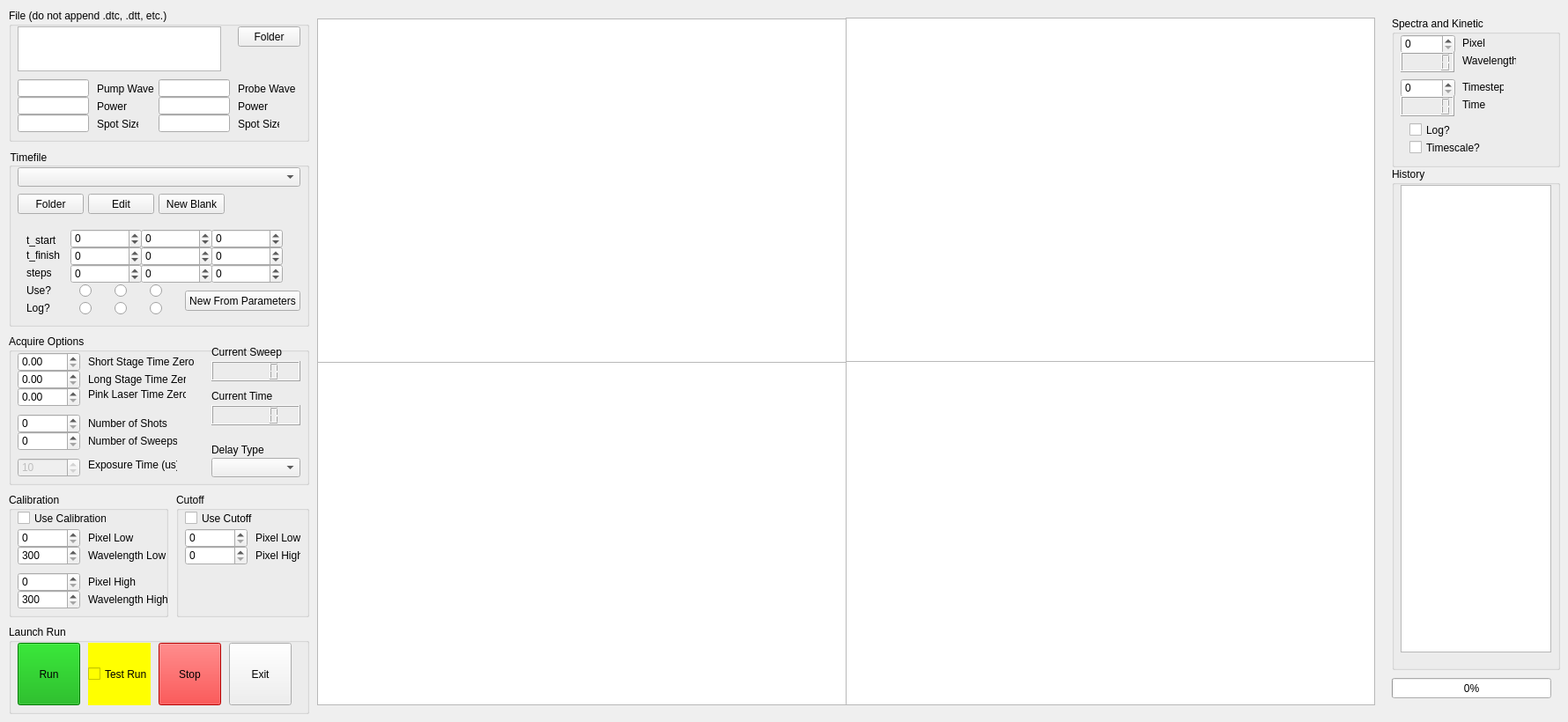
    <widget class="QWidget" name="acquire_tab">
     <attribute name="title">
      <string>Acquisition</string>
     </attribute>
     <widget class="QGroupBox" name="timefile_box">
      <property name="geometry">
       <rect>
        <x>10</x>
        <y>170</y>
        <width>341</width>
        <height>201</height>
       </rect>
      </property>
      <property name="styleSheet">
       <string notr="true">alternate-background-color: rgb(115, 115, 115);</string>
      </property>
      <property name="title">
       <string>Timefile</string>
      </property>
      <widget class="QComboBox" name="timefile_list">
       <property name="geometry">
        <rect>
         <x>10</x>
         <y>20</y>
         <width>321</width>
         <height>22</height>
        </rect>
       </property>
      </widget>
      <widget class="QPushButton" name="timefile_folder_btn">
       <property name="geometry">
        <rect>
         <x>10</x>
         <y>50</y>
         <width>75</width>
         <height>23</height>
        </rect>
       </property>
       <property name="text">
        <string>Folder</string>
       </property>
      </widget>
      <widget class="QPushButton" name="timefile_edit_btn">
       <property name="geometry">
        <rect>
         <x>90</x>
         <y>50</y>
         <width>75</width>
         <height>23</height>
        </rect>
       </property>
       <property name="text">
        <string>Edit</string>
       </property>
      </widget>
      <widget class="QPushButton" name="timefile_new_blank_btn">
       <property name="geometry">
        <rect>
         <x>170</x>
         <y>50</y>
         <width>75</width>
         <height>23</height>
        </rect>
       </property>
       <property name="text">
        <string>New Blank</string>
       </property>
      </widget>
      <widget class="QSpinBox" name="timefile_t1_min">
       <property name="geometry">
        <rect>
         <x>70</x>
         <y>90</y>
         <width>81</width>
         <height>22</height>
        </rect>
       </property>
       <property name="minimum">
        <number>-1000001</number>
       </property>
       <property name="maximum">
        <number>1000000</number>
       </property>
      </widget>
      <widget class="QSpinBox" name="timefile_t1_max">
       <property name="geometry">
        <rect>
         <x>70</x>
         <y>110</y>
         <width>81</width>
         <height>22</height>
        </rect>
       </property>
       <property name="minimum">
        <number>-1000000</number>
       </property>
       <property name="maximum">
        <number>1000000</number>
       </property>
      </widget>
      <widget class="QSpinBox" name="timefile_t2_max">
       <property name="geometry">
        <rect>
         <x>150</x>
         <y>110</y>
         <width>81</width>
         <height>22</height>
        </rect>
       </property>
       <property name="minimum">
        <number>-1000000</number>
       </property>
       <property name="maximum">
        <number>1000000</number>
       </property>
      </widget>
      <widget class="QSpinBox" name="timefile_t2_min">
       <property name="geometry">
        <rect>
         <x>150</x>
         <y>90</y>
         <width>81</width>
         <height>22</height>
        </rect>
       </property>
       <property name="minimum">
        <number>-1000000</number>
       </property>
       <property name="maximum">
        <number>1000000</number>
       </property>
      </widget>
      <widget class="QSpinBox" name="timefile_t3_min">
       <property name="geometry">
        <rect>
         <x>230</x>
         <y>90</y>
         <width>81</width>
         <height>22</height>
        </rect>
       </property>
       <property name="minimum">
        <number>-1000000</number>
       </property>
       <property name="maximum">
        <number>1000000</number>
       </property>
      </widget>
      <widget class="QSpinBox" name="timefile_t3_max">
       <property name="geometry">
        <rect>
         <x>230</x>
         <y>110</y>
         <width>81</width>
         <height>22</height>
        </rect>
       </property>
       <property name="minimum">
        <number>-1000000</number>
       </property>
       <property name="maximum">
        <number>1000000</number>
       </property>
      </widget>
      <widget class="QRadioButton" name="timefile_uset1">
       <property name="geometry">
        <rect>
         <x>80</x>
         <y>150</y>
         <width>16</width>
         <height>21</height>
        </rect>
       </property>
       <property name="text">
        <string/>
       </property>
       <property name="autoExclusive">
        <bool>false</bool>
       </property>
      </widget>
      <widget class="QRadioButton" name="timefile_logt1">
       <property name="geometry">
        <rect>
         <x>80</x>
         <y>170</y>
         <width>16</width>
         <height>21</height>
        </rect>
       </property>
       <property name="text">
        <string/>
       </property>
       <property name="autoExclusive">
        <bool>false</bool>
       </property>
      </widget>
      <widget class="QRadioButton" name="timefile_uset2">
       <property name="geometry">
        <rect>
         <x>120</x>
         <y>150</y>
         <width>16</width>
         <height>21</height>
        </rect>
       </property>
       <property name="text">
        <string/>
       </property>
       <property name="autoExclusive">
        <bool>false</bool>
       </property>
      </widget>
      <widget class="QRadioButton" name="timefile_logt2">
       <property name="geometry">
        <rect>
         <x>120</x>
         <y>170</y>
         <width>16</width>
         <height>21</height>
        </rect>
       </property>
       <property name="text">
        <string/>
       </property>
       <property name="autoExclusive">
        <bool>false</bool>
       </property>
      </widget>
      <widget class="QRadioButton" name="timefile_uset3">
       <property name="geometry">
        <rect>
         <x>160</x>
         <y>150</y>
         <width>16</width>
         <height>21</height>
        </rect>
       </property>
       <property name="text">
        <string/>
       </property>
       <property name="autoExclusive">
        <bool>false</bool>
       </property>
      </widget>
      <widget class="QRadioButton" name="timefile_logt3">
       <property name="geometry">
        <rect>
         <x>160</x>
         <y>170</y>
         <width>16</width>
         <height>21</height>
        </rect>
       </property>
       <property name="text">
        <string/>
       </property>
       <property name="autoExclusive">
        <bool>false</bool>
       </property>
      </widget>
      <widget class="QLabel" name="label">
       <property name="geometry">
        <rect>
         <x>20</x>
         <y>93</y>
         <width>47</width>
         <height>20</height>
        </rect>
       </property>
       <property name="text">
        <string>t_start</string>
       </property>
      </widget>
      <widget class="QLabel" name="label_2">
       <property name="geometry">
        <rect>
         <x>20</x>
         <y>110</y>
         <width>47</width>
         <height>20</height>
        </rect>
       </property>
       <property name="text">
        <string>t_finish</string>
       </property>
      </widget>
      <widget class="QLabel" name="label_3">
       <property name="geometry">
        <rect>
         <x>20</x>
         <y>150</y>
         <width>47</width>
         <height>20</height>
        </rect>
       </property>
       <property name="text">
        <string>Use?</string>
       </property>
      </widget>
      <widget class="QLabel" name="label_4">
       <property name="geometry">
        <rect>
         <x>20</x>
         <y>170</y>
         <width>47</width>
         <height>20</height>
        </rect>
       </property>
       <property name="text">
        <string>Log?</string>
       </property>
      </widget>
      <widget class="QPushButton" name="timefile_new_params_btn">
       <property name="geometry">
        <rect>
         <x>200</x>
         <y>160</y>
         <width>131</width>
         <height>23</height>
        </rect>
       </property>
       <property name="text">
        <string>New From Parameters</string>
       </property>
      </widget>
      <widget class="QSpinBox" name="timefile_t1_steps">
       <property name="geometry">
        <rect>
         <x>70</x>
         <y>130</y>
         <width>81</width>
         <height>22</height>
        </rect>
       </property>
       <property name="minimum">
        <number>-1000000</number>
       </property>
       <property name="maximum">
        <number>1000000</number>
       </property>
      </widget>
      <widget class="QSpinBox" name="timefile_t2_steps">
       <property name="geometry">
        <rect>
         <x>150</x>
         <y>130</y>
         <width>81</width>
         <height>22</height>
        </rect>
       </property>
       <property name="minimum">
        <number>-1000000</number>
       </property>
       <property name="maximum">
        <number>1000000</number>
       </property>
      </widget>
      <widget class="QSpinBox" name="timefile_t3_steps">
       <property name="geometry">
        <rect>
         <x>230</x>
         <y>130</y>
         <width>81</width>
         <height>22</height>
        </rect>
       </property>
       <property name="minimum">
        <number>-1000000</number>
       </property>
       <property name="maximum">
        <number>1000000</number>
       </property>
      </widget>
      <widget class="QLabel" name="label_22">
       <property name="geometry">
        <rect>
         <x>20</x>
         <y>130</y>
         <width>47</width>
         <height>20</height>
        </rect>
       </property>
       <property name="text">
        <string>steps</string>
       </property>
      </widget>
     </widget>
     <widget class="QGroupBox" name="file_box">
      <property name="enabled">
       <bool>true</bool>
      </property>
      <property name="geometry">
       <rect>
        <x>10</x>
        <y>10</y>
        <width>341</width>
        <height>151</height>
       </rect>
      </property>
      <property name="title">
       <string>File (do not append .dtc, .dtt, etc.)</string>
      </property>
      <widget class="QTextEdit" name="filename">
       <property name="geometry">
        <rect>
         <x>10</x>
         <y>20</y>
         <width>231</width>
         <height>51</height>
        </rect>
       </property>
      </widget>
      <widget class="QPushButton" name="folder_btn">
       <property name="geometry">
        <rect>
         <x>260</x>
         <y>20</y>
         <width>71</width>
         <height>23</height>
        </rect>
       </property>
       <property name="text">
        <string>Folder</string>
       </property>
      </widget>
      <widget class="QLineEdit" name="metadata_pump_wave">
       <property name="geometry">
        <rect>
         <x>10</x>
         <y>80</y>
         <width>81</width>
         <height>20</height>
        </rect>
       </property>
      </widget>
      <widget class="QLineEdit" name="metadata_pump_power">
       <property name="geometry">
        <rect>
         <x>10</x>
         <y>100</y>
         <width>81</width>
         <height>20</height>
        </rect>
       </property>
      </widget>
      <widget class="QLineEdit" name="metadata_pump_size">
       <property name="geometry">
        <rect>
         <x>10</x>
         <y>120</y>
         <width>81</width>
         <height>20</height>
        </rect>
       </property>
      </widget>
      <widget class="QLabel" name="label_65">
       <property name="geometry">
        <rect>
         <x>100</x>
         <y>80</y>
         <width>71</width>
         <height>21</height>
        </rect>
       </property>
       <property name="text">
        <string>Pump Wave</string>
       </property>
      </widget>
      <widget class="QLabel" name="label_66">
       <property name="geometry">
        <rect>
         <x>100</x>
         <y>100</y>
         <width>47</width>
         <height>21</height>
        </rect>
       </property>
       <property name="text">
        <string>Power</string>
       </property>
      </widget>
      <widget class="QLabel" name="label_67">
       <property name="geometry">
        <rect>
         <x>100</x>
         <y>120</y>
         <width>47</width>
         <height>21</height>
        </rect>
       </property>
       <property name="text">
        <string>Spot Size</string>
       </property>
      </widget>
      <widget class="QLineEdit" name="metadata_probe_wave">
       <property name="geometry">
        <rect>
         <x>170</x>
         <y>80</y>
         <width>81</width>
         <height>20</height>
        </rect>
       </property>
      </widget>
      <widget class="QLabel" name="label_68">
       <property name="geometry">
        <rect>
         <x>260</x>
         <y>80</y>
         <width>71</width>
         <height>21</height>
        </rect>
       </property>
       <property name="text">
        <string>Probe Wave</string>
       </property>
      </widget>
      <widget class="QLineEdit" name="metadata_probe_size">
       <property name="geometry">
        <rect>
         <x>170</x>
         <y>120</y>
         <width>81</width>
         <height>20</height>
        </rect>
       </property>
      </widget>
      <widget class="QLabel" name="label_69">
       <property name="geometry">
        <rect>
         <x>260</x>
         <y>120</y>
         <width>47</width>
         <height>21</height>
        </rect>
       </property>
       <property name="text">
        <string>Spot Size</string>
       </property>
      </widget>
      <widget class="QLineEdit" name="metadata_probe_power">
       <property name="geometry">
        <rect>
         <x>170</x>
         <y>100</y>
         <width>81</width>
         <height>20</height>
        </rect>
       </property>
      </widget>
      <widget class="QLabel" name="label_70">
       <property name="geometry">
        <rect>
         <x>260</x>
         <y>100</y>
         <width>47</width>
         <height>21</height>
        </rect>
       </property>
       <property name="text">
        <string>Power</string>
       </property>
      </widget>
     </widget>
     <widget class="QGroupBox" name="acquire_options_box">
      <property name="geometry">
       <rect>
        <x>10</x>
        <y>380</y>
        <width>341</width>
        <height>171</height>
       </rect>
      </property>
      <property name="title">
       <string>Acquire Options</string>
      </property>
      <widget class="QDoubleSpinBox" name="shortstage_t0">
       <property name="geometry">
        <rect>
         <x>10</x>
         <y>20</y>
         <width>71</width>
         <height>22</height>
        </rect>
       </property>
       <property name="maximum">
        <double>100000.000000000000000</double>
       </property>
      </widget>
      <widget class="QDoubleSpinBox" name="longstage_t0">
       <property name="geometry">
        <rect>
         <x>10</x>
         <y>40</y>
         <width>71</width>
         <height>22</height>
        </rect>
       </property>
       <property name="maximum">
        <double>1000000.000000000000000</double>
       </property>
      </widget>
      <widget class="QSpinBox" name="num_shots">
       <property name="geometry">
        <rect>
         <x>10</x>
         <y>90</y>
         <width>71</width>
         <height>22</height>
        </rect>
       </property>
       <property name="maximum">
        <number>2000</number>
       </property>
      </widget>
      <widget class="QLabel" name="label_5">
       <property name="geometry">
        <rect>
         <x>90</x>
         <y>20</y>
         <width>121</width>
         <height>21</height>
        </rect>
       </property>
       <property name="text">
        <string>Short Stage Time Zero</string>
       </property>
      </widget>
      <widget class="QLabel" name="label_6">
       <property name="geometry">
        <rect>
         <x>90</x>
         <y>40</y>
         <width>111</width>
         <height>21</height>
        </rect>
       </property>
       <property name="text">
        <string>Long Stage Time Zero</string>
       </property>
      </widget>
      <widget class="QLabel" name="label_7">
       <property name="geometry">
        <rect>
         <x>90</x>
         <y>90</y>
         <width>91</width>
         <height>21</height>
        </rect>
       </property>
       <property name="text">
        <string>Number of Shots</string>
       </property>
      </widget>
      <widget class="QSpinBox" name="num_sweeps">
       <property name="geometry">
        <rect>
         <x>10</x>
         <y>110</y>
         <width>71</width>
         <height>22</height>
        </rect>
       </property>
       <property name="maximum">
        <number>1000</number>
       </property>
      </widget>
      <widget class="QLabel" name="label_8">
       <property name="geometry">
        <rect>
         <x>90</x>
         <y>110</y>
         <width>101</width>
         <height>21</height>
        </rect>
       </property>
       <property name="text">
        <string>Number of Sweeps</string>
       </property>
      </widget>
      <widget class="QComboBox" name="delay_type_list">
       <property name="geometry">
        <rect>
         <x>230</x>
         <y>140</y>
         <width>101</width>
         <height>22</height>
        </rect>
       </property>
      </widget>
      <widget class="QLabel" name="label_9">
       <property name="geometry">
        <rect>
         <x>230</x>
         <y>120</y>
         <width>61</width>
         <height>21</height>
        </rect>
       </property>
       <property name="text">
        <string>Delay Type</string>
       </property>
      </widget>
      <widget class="QLCDNumber" name="sweep_display">
       <property name="geometry">
        <rect>
         <x>230</x>
         <y>30</y>
         <width>101</width>
         <height>23</height>
        </rect>
       </property>
      </widget>
      <widget class="QLabel" name="label_16">
       <property name="geometry">
        <rect>
         <x>230</x>
         <y>10</y>
         <width>81</width>
         <height>20</height>
        </rect>
       </property>
       <property name="text">
        <string>Current Sweep</string>
       </property>
      </widget>
      <widget class="QLCDNumber" name="time_display">
       <property name="geometry">
        <rect>
         <x>230</x>
         <y>80</y>
         <width>101</width>
         <height>23</height>
        </rect>
       </property>
      </widget>
      <widget class="QLabel" name="label_17">
       <property name="geometry">
        <rect>
         <x>230</x>
         <y>60</y>
         <width>81</width>
         <height>20</height>
        </rect>
       </property>
       <property name="text">
        <string>Current Time</string>
       </property>
      </widget>
      <widget class="QDoubleSpinBox" name="pinklaser_t0">
       <property name="geometry">
        <rect>
         <x>10</x>
         <y>60</y>
         <width>71</width>
         <height>22</height>
        </rect>
       </property>
       <property name="maximum">
        <double>1000000.000000000000000</double>
       </property>
      </widget>
      <widget class="QLabel" name="label_30">
       <property name="geometry">
        <rect>
         <x>90</x>
         <y>60</y>
         <width>111</width>
         <height>16</height>
        </rect>
       </property>
       <property name="text">
        <string>Pink Laser Time Zero</string>
       </property>
      </widget>
      <widget class="QSpinBox" name="exp_time_us">
       <property name="enabled">
        <bool>false</bool>
       </property>
       <property name="geometry">
        <rect>
         <x>10</x>
         <y>140</y>
         <width>71</width>
         <height>22</height>
        </rect>
       </property>
       <property name="maximum">
        <number>900</number>
       </property>
       <property name="value">
        <number>10</number>
       </property>
      </widget>
      <widget class="QLabel" name="label_47">
       <property name="geometry">
        <rect>
         <x>90</x>
         <y>140</y>
         <width>101</width>
         <height>16</height>
        </rect>
       </property>
       <property name="text">
        <string>Exposure Time (us)</string>
       </property>
      </widget>
     </widget>
     <widget class="QGroupBox" name="calib_box">
      <property name="geometry">
       <rect>
        <x>10</x>
        <y>560</y>
        <width>181</width>
        <height>141</height>
       </rect>
      </property>
      <property name="title">
       <string>Calibration</string>
      </property>
      <widget class="QSpinBox" name="calib_pixel_low">
       <property name="geometry">
        <rect>
         <x>10</x>
         <y>40</y>
         <width>71</width>
         <height>22</height>
        </rect>
       </property>
       <property name="maximum">
        <number>1200</number>
       </property>
      </widget>
      <widget class="QSpinBox" name="calib_wave_low">
       <property name="geometry">
        <rect>
         <x>10</x>
         <y>60</y>
         <width>71</width>
         <height>22</height>
        </rect>
       </property>
       <property name="minimum">
        <number>300</number>
       </property>
       <property name="maximum">
        <number>1500</number>
       </property>
      </widget>
      <widget class="QSpinBox" name="calib_pixel_high">
       <property name="geometry">
        <rect>
         <x>10</x>
         <y>90</y>
         <width>71</width>
         <height>22</height>
        </rect>
       </property>
       <property name="maximum">
        <number>1200</number>
       </property>
      </widget>
      <widget class="QSpinBox" name="calib_wave_high">
       <property name="geometry">
        <rect>
         <x>10</x>
         <y>110</y>
         <width>71</width>
         <height>22</height>
        </rect>
       </property>
       <property name="minimum">
        <number>300</number>
       </property>
       <property name="maximum">
        <number>2000</number>
       </property>
      </widget>
      <widget class="QLabel" name="label_10">
       <property name="geometry">
        <rect>
         <x>90</x>
         <y>40</y>
         <width>101</width>
         <height>21</height>
        </rect>
       </property>
       <property name="text">
        <string>Pixel Low</string>
       </property>
      </widget>
      <widget class="QLabel" name="label_11">
       <property name="geometry">
        <rect>
         <x>90</x>
         <y>60</y>
         <width>101</width>
         <height>21</height>
        </rect>
       </property>
       <property name="text">
        <string>Wavelength Low</string>
       </property>
      </widget>
      <widget class="QLabel" name="label_12">
       <property name="geometry">
        <rect>
         <x>90</x>
         <y>90</y>
         <width>101</width>
         <height>21</height>
        </rect>
       </property>
       <property name="text">
        <string>Pixel High</string>
       </property>
      </widget>
      <widget class="QLabel" name="label_13">
       <property name="geometry">
        <rect>
         <x>90</x>
         <y>110</y>
         <width>101</width>
         <height>21</height>
        </rect>
       </property>
       <property name="text">
        <string>Wavelength High</string>
       </property>
      </widget>
      <widget class="QCheckBox" name="use_calib">
       <property name="geometry">
        <rect>
         <x>10</x>
         <y>20</y>
         <width>101</width>
         <height>17</height>
        </rect>
       </property>
       <property name="text">
        <string>Use Calibration</string>
       </property>
       <property name="autoExclusive">
        <bool>false</bool>
       </property>
      </widget>
     </widget>
     <widget class="QGroupBox" name="groupBox_5">
      <property name="geometry">
       <rect>
        <x>10</x>
        <y>710</y>
        <width>341</width>
        <height>101</height>
       </rect>
      </property>
      <property name="title">
       <string>Launch Run</string>
      </property>
      <widget class="QPushButton" name="run_btn">
       <property name="geometry">
        <rect>
         <x>10</x>
         <y>20</y>
         <width>71</width>
         <height>71</height>
        </rect>
       </property>
       <property name="styleSheet">
        <string notr="true">background-color: rgb(0, 170, 0);</string>
       </property>
       <property name="text">
        <string>Run</string>
       </property>
      </widget>
      <widget class="QCheckBox" name="test_run_btn">
       <property name="geometry">
        <rect>
         <x>90</x>
         <y>20</y>
         <width>71</width>
         <height>71</height>
        </rect>
       </property>
       <property name="styleSheet">
        <string notr="true">background-color: rgb(255, 255, 0);</string>
       </property>
       <property name="text">
        <string>Test Run</string>
       </property>
      </widget>
      <widget class="QPushButton" name="stop_btn">
       <property name="geometry">
        <rect>
         <x>170</x>
         <y>20</y>
         <width>71</width>
         <height>71</height>
        </rect>
       </property>
       <property name="styleSheet">
        <string notr="true">background-color: rgb(255, 0, 0);</string>
       </property>
       <property name="text">
        <string>Stop</string>
       </property>
      </widget>
      <widget class="QPushButton" name="exit_btn">
       <property name="geometry">
        <rect>
         <x>250</x>
         <y>20</y>
         <width>71</width>
         <height>71</height>
        </rect>
       </property>
       <property name="styleSheet">
        <string notr="true"/>
       </property>
       <property name="text">
        <string>Exit</string>
       </property>
      </widget>
     </widget>
     <widget class="QGroupBox" name="groupBox_6">
      <property name="geometry">
       <rect>
        <x>1580</x>
        <y>19</y>
        <width>191</width>
        <height>171</height>
       </rect>
      </property>
      <property name="title">
       <string>Spectra and Kinetic</string>
      </property>
      <widget class="QSpinBox" name="kinetic_pixel">
       <property name="geometry">
        <rect>
         <x>10</x>
         <y>20</y>
         <width>62</width>
         <height>22</height>
        </rect>
       </property>
       <property name="maximum">
        <number>1200</number>
       </property>
      </widget>
      <widget class="QSpinBox" name="spectra_timestep">
       <property name="geometry">
        <rect>
         <x>10</x>
         <y>70</y>
         <width>62</width>
         <height>22</height>
        </rect>
       </property>
       <property name="maximum">
        <number>1000</number>
       </property>
      </widget>
      <widget class="QLabel" name="label_18">
       <property name="geometry">
        <rect>
         <x>80</x>
         <y>20</y>
         <width>47</width>
         <height>20</height>
        </rect>
       </property>
       <property name="text">
        <string>Pixel</string>
       </property>
      </widget>
      <widget class="QLabel" name="label_19">
       <property name="geometry">
        <rect>
         <x>80</x>
         <y>70</y>
         <width>47</width>
         <height>20</height>
        </rect>
       </property>
       <property name="text">
        <string>Timestep</string>
       </property>
      </widget>
      <widget class="QLCDNumber" name="kinetic_wave">
       <property name="geometry">
        <rect>
         <x>10</x>
         <y>40</y>
         <width>61</width>
         <height>23</height>
        </rect>
       </property>
      </widget>
      <widget class="QLabel" name="label_20">
       <property name="geometry">
        <rect>
         <x>80</x>
         <y>40</y>
         <width>61</width>
         <height>20</height>
        </rect>
       </property>
       <property name="text">
        <string>Wavelength</string>
       </property>
      </widget>
      <widget class="QLCDNumber" name="spectra_time">
       <property name="geometry">
        <rect>
         <x>10</x>
         <y>90</y>
         <width>61</width>
         <height>23</height>
        </rect>
       </property>
      </widget>
      <widget class="QLabel" name="label_21">
       <property name="geometry">
        <rect>
         <x>80</x>
         <y>90</y>
         <width>47</width>
         <height>20</height>
        </rect>
       </property>
       <property name="text">
        <string>Time</string>
       </property>
      </widget>
      <widget class="QCheckBox" name="plot_log_t">
       <property name="geometry">
        <rect>
         <x>20</x>
         <y>120</y>
         <width>82</width>
         <height>17</height>
        </rect>
       </property>
       <property name="text">
        <string>Log?</string>
       </property>
       <property name="autoExclusive">
        <bool>false</bool>
       </property>
      </widget>
      <widget class="QCheckBox" name="plot_timescale">
       <property name="geometry">
        <rect>
         <x>20</x>
         <y>140</y>
         <width>82</width>
         <height>17</height>
        </rect>
       </property>
       <property name="text">
        <string>Timescale?</string>
       </property>
       <property name="autoExclusive">
        <bool>false</bool>
       </property>
      </widget>
     </widget>
     <widget class="QGroupBox" name="groupBox_7">
      <property name="geometry">
       <rect>
        <x>1580</x>
        <y>190</y>
        <width>191</width>
        <height>571</height>
       </rect>
      </property>
      <property name="title">
       <string>History</string>
      </property>
      <widget class="QPlainTextEdit" name="history">
       <property name="geometry">
        <rect>
         <x>10</x>
         <y>20</y>
         <width>171</width>
         <height>531</height>
        </rect>
       </property>
      </widget>
     </widget>
     <widget class="PlotWidget" name="last_shot_graph">
      <property name="geometry">
       <rect>
        <x>960</x>
        <y>20</y>
        <width>601</width>
        <height>391</height>
       </rect>
      </property>
     </widget>
     <widget class="PlotWidget" name="spectra_graph">
      <property name="geometry">
       <rect>
        <x>960</x>
        <y>410</y>
        <width>601</width>
        <height>391</height>
       </rect>
      </property>
     </widget>
     <widget class="PlotWidget" name="kinetic_graph">
      <property name="geometry">
       <rect>
        <x>360</x>
        <y>410</y>
        <width>601</width>
        <height>391</height>
       </rect>
      </property>
     </widget>
     <widget class="ImageView" name="top_graph">
      <property name="geometry">
       <rect>
        <x>360</x>
        <y>21</y>
        <width>601</width>
        <height>391</height>
       </rect>
      </property>
     </widget>
     <widget class="QProgressBar" name="progressBar">
      <property name="geometry">
       <rect>
        <x>1580</x>
        <y>770</y>
        <width>181</width>
        <height>23</height>
       </rect>
      </property>
      <property name="value">
       <number>0</number>
      </property>
     </widget>
     <widget class="QGroupBox" name="groupBox_3">
      <property name="geometry">
       <rect>
        <x>200</x>
        <y>560</y>
        <width>151</width>
        <height>141</height>
       </rect>
      </property>
      <property name="title">
       <string>Cutoff</string>
      </property>
      <widget class="QCheckBox" name="use_cutoff">
       <property name="geometry">
        <rect>
         <x>10</x>
         <y>20</y>
         <width>101</width>
         <height>17</height>
        </rect>
       </property>
       <property name="text">
        <string>Use Cutoff</string>
       </property>
       <property name="autoExclusive">
        <bool>false</bool>
       </property>
      </widget>
      <widget class="QLabel" name="label_15">
       <property name="geometry">
        <rect>
         <x>90</x>
         <y>60</y>
         <width>51</width>
         <height>21</height>
        </rect>
       </property>
       <property name="text">
        <string>Pixel High</string>
       </property>
      </widget>
      <widget class="QLabel" name="label_14">
       <property name="geometry">
        <rect>
         <x>90</x>
         <y>40</y>
         <width>51</width>
         <height>21</height>
        </rect>
       </property>
       <property name="text">
        <string>Pixel Low</string>
       </property>
      </widget>
      <widget class="QSpinBox" name="cutoff_pixel_high">
       <property name="geometry">
        <rect>
         <x>10</x>
         <y>60</y>
         <width>71</width>
         <height>22</height>
        </rect>
       </property>
       <property name="maximum">
        <number>1200</number>
       </property>
      </widget>
      <widget class="QSpinBox" name="cutoff_pixel_low">
       <property name="geometry">
        <rect>
         <x>10</x>
         <y>40</y>
         <width>71</width>
         <height>22</height>
        </rect>
       </property>
       <property name="maximum">
        <number>1200</number>
       </property>
      </widget>
     </widget>
    </widget>
